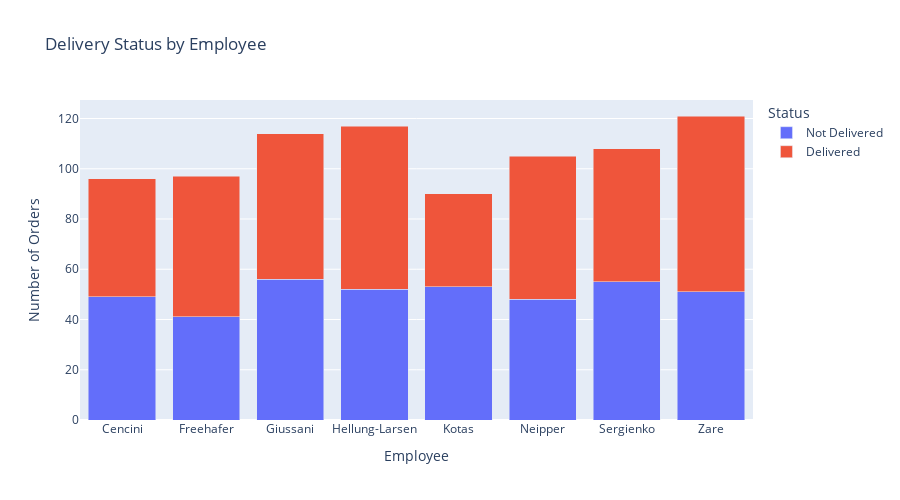
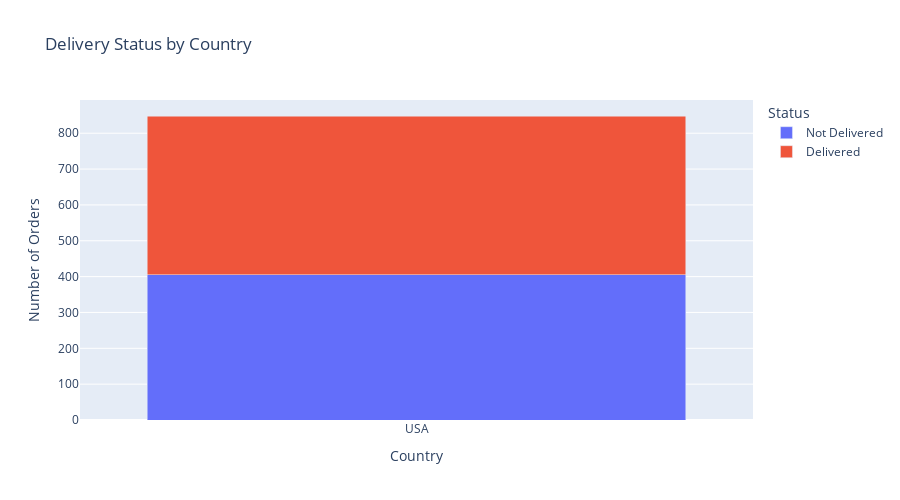

Notebook code for these charts, in order:
### Markdown cell above
## 4. Detailed Delivery Analysis
Analysis of delivery efficiency by Employee and Country.

### Code cell
if 'df' in locals():

    emp_delivery = df.groupby(['LastName', 'DeliveredFlag']).size().reset_index(name='Count')

    emp_delivery['Status'] = emp_delivery['DeliveredFlag'].map({1: 'Delivered', 0: 'Not Delivered'})
    
    fig_emp = px.bar(emp_delivery, x='LastName', y='Count', color='Status', 
                     title='Delivery Status by Employee', 
                     labels={'LastName': 'Employee', 'Count': 'Number of Orders'},
                     barmode='stack')
    
    country_delivery = df.groupby(['Country_x', 'DeliveredFlag']).size().reset_index(name='Count')
    country_delivery['Status'] = country_delivery['DeliveredFlag'].map({1: 'Delivered', 0: 'Not Delivered'})
    
    fig_country = px.bar(country_delivery, x='Country_x', y='Count', color='Status', 
                         title='Delivery Status by Country', 
                         labels={'Country_x': 'Country', 'Count': 'Number of Orders'},
                         barmode='stack')
    
    fig_emp.update_layout(height=500)
    fig_country.update_layout(height=500)
    
    try:
        fig_emp.show()
        fig_country.show()
        fig_emp.write_html("../figures/delivery_by_employee.html")
        fig_country.write_html("../figures/delivery_by_country.html")
    except Exception as e:
        print(f"Error displaying/saving plot: {e}")

### Figure 1 — Plotly figure (JSON) as saved in the notebook; plotly's stock layout.template omitted (floating-point values rounded to 4 significant figures)
{"data": [{"hovertemplate": "Status=Not Delivered<br>Employee=%{x}<br>Number of Orders=%{y}<extra></extra>", "legendgroup": "Not Delivered", "marker": {"color": "#636efa", "pattern": {"shape": ""}}, "name": "Not Delivered", "orientation": "v", "showlegend": true, "textposition": "auto", "type": "bar", "x": ["Cencini", "Freehafer", "Giussani", "Hellung-Larsen", "Kotas", "Neipper", "Sergienko", "Zare"], "xaxis": "x", "y": [49, 41, 56, 52, 53, 48, 55, 51], "yaxis": "y"}, {"hovertemplate": "Status=Delivered<br>Employee=%{x}<br>Number of Orders=%{y}<extra></extra>", "legendgroup": "Delivered", "marker": {"color": "#EF553B", "pattern": {"shape": ""}}, "name": "Delivered", "orientation": "v", "showlegend": true, "textposition": "auto", "type": "bar", "x": ["Cencini", "Freehafer", "Giussani", "Hellung-Larsen", "Kotas", "Neipper", "Sergienko", "Zare"], "xaxis": "x", "y": [47, 56, 58, 65, 37, 57, 53, 70], "yaxis": "y"}], "layout": {"barmode": "stack", "height": 500, "legend": {"title": {"text": "Status"}, "tracegroupgap": 0}, "title": {"text": "Delivery Status by Employee"}, "xaxis": {"anchor": "y", "domain": [0, 1], "title": {"text": "Employee"}}, "yaxis": {"anchor": "x", "domain": [0, 1], "title": {"text": "Number of Orders"}}}}

### Figure 2 — Plotly figure (JSON) as saved in the notebook; plotly's stock layout.template omitted (floating-point values rounded to 4 significant figures)
{"data": [{"hovertemplate": "Status=Not Delivered<br>Country=%{x}<br>Number of Orders=%{y}<extra></extra>", "legendgroup": "Not Delivered", "marker": {"color": "#636efa", "pattern": {"shape": ""}}, "name": "Not Delivered", "orientation": "v", "showlegend": true, "textposition": "auto", "type": "bar", "x": ["USA"], "xaxis": "x", "y": [405], "yaxis": "y"}, {"hovertemplate": "Status=Delivered<br>Country=%{x}<br>Number of Orders=%{y}<extra></extra>", "legendgroup": "Delivered", "marker": {"color": "#EF553B", "pattern": {"shape": ""}}, "name": "Delivered", "orientation": "v", "showlegend": true, "textposition": "auto", "type": "bar", "x": ["USA"], "xaxis": "x", "y": [443], "yaxis": "y"}], "layout": {"barmode": "stack", "height": 500, "legend": {"title": {"text": "Status"}, "tracegroupgap": 0}, "title": {"text": "Delivery Status by Country"}, "xaxis": {"anchor": "y", "domain": [0, 1], "title": {"text": "Country"}}, "yaxis": {"anchor": "x", "domain": [0, 1], "title": {"text": "Number of Orders"}}}}
